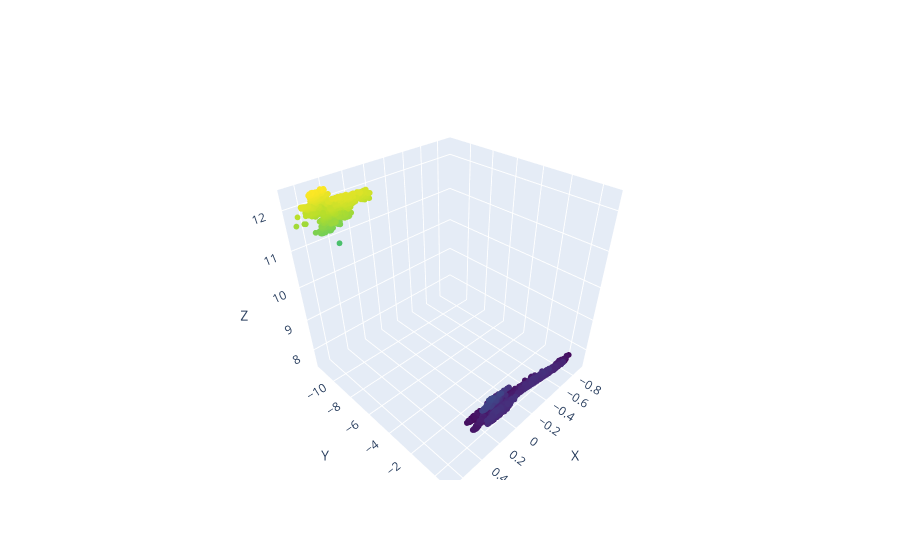

Write notebook code for a chart like this one.
### Code cell
plot_model(pts_cloud)

### Figure 1 — Plotly figure (JSON) as saved in the notebook; plotly's stock layout.template omitted (floating-point values rounded to 4 significant figures; data arrays with more than 128 entries replaced by an {"elided": "..."} marker saying what was removed)
{"data": [{"marker": {"color": {"elided": "11665 float values"}, "colorscale": [[0, "#440154"], [0.1111, "#482878"], [0.2222, "#3e4989"], [0.3333, "#31688e"], [0.4444, "#26828e"], [0.5556, "#1f9e89"], [0.6667, "#35b779"], [0.7778, "#6ece58"], [0.8889, "#b5de2b"], [1, "#fde725"]], "size": 2}, "mode": "markers", "type": "scatter3d", "x": {"elided": "11665 float values"}, "y": {"elided": "11665 float values"}, "z": {"elided": "11665 float values"}}], "layout": {"scene": {"xaxis": {"title": {"text": "X"}}, "yaxis": {"title": {"text": "Y"}}, "zaxis": {"title": {"text": "Z"}}}}}
